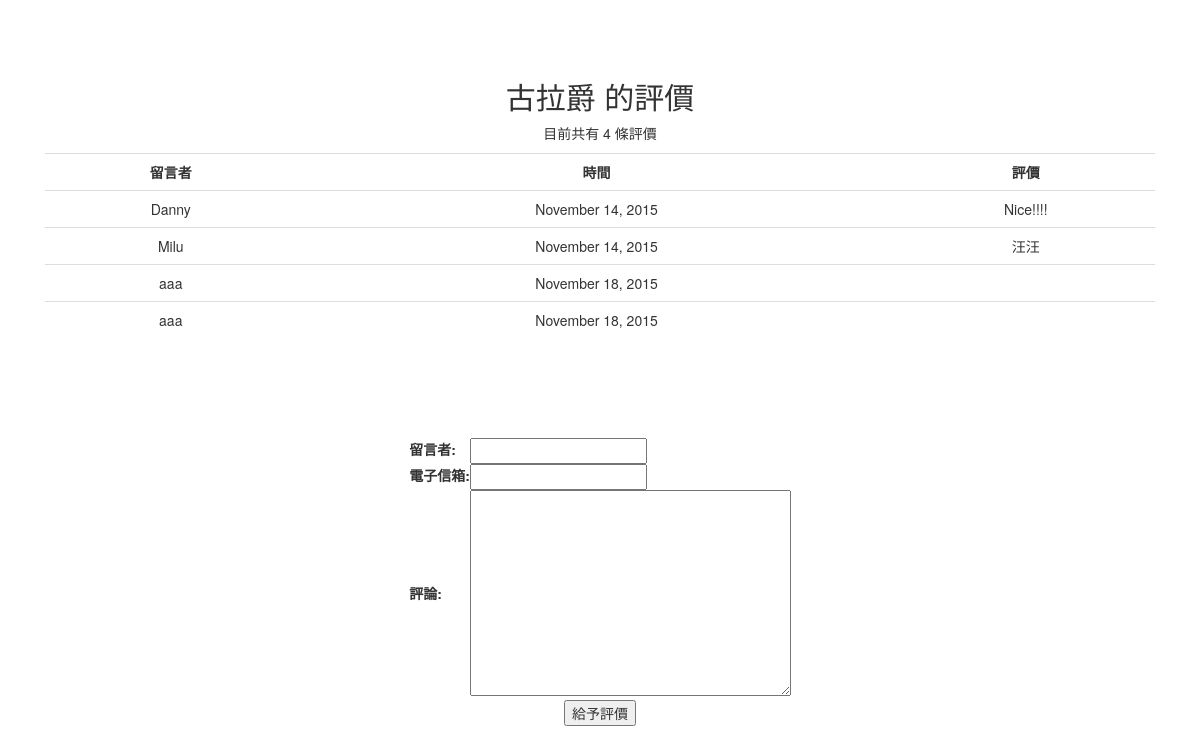
Page /comment/1/ on the earlier database version.
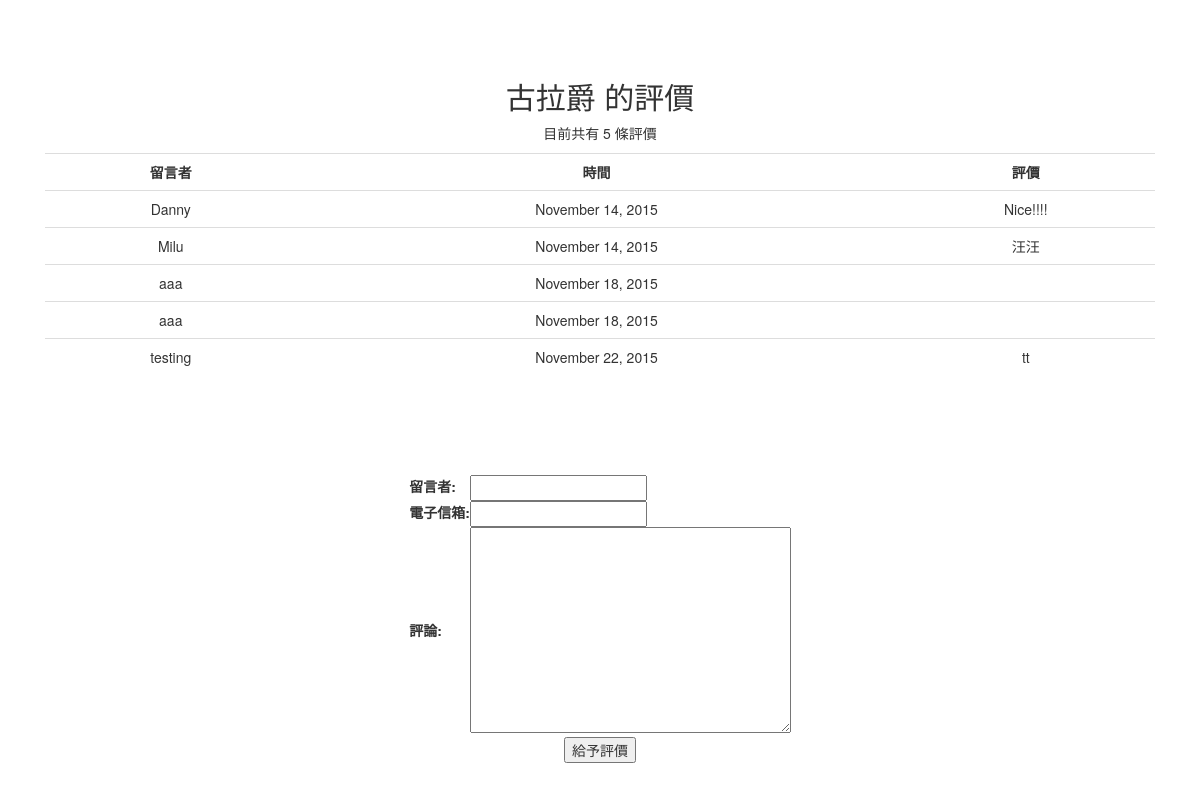
Same page on the later database version.
### restaurants/models.py (models this page shows, shortened)
class Restaurant(models.Model):
    name = models.CharField(max_length=20)
    phone_number = models.CharField(max_length=15)
    address = models.CharField(max_length=50, blank=True)

class Comment(models.Model):
    content = models.CharField(max_length=255)
    visitor = models.CharField(max_length=255)
    email = models.EmailField(max_length=255)
    date_time = models.DateTimeField()
    restaurant = models.ForeignKey(Restaurant)

### restaurants/views.py (the view)
# urls.py: url(r'^comment/(\d{1,5})/$', comment),
def comment(request, id):
    if id:
        r = Restaurant.objects.get(id=id)
    else:
        return HttpResponseRedirect("/restaurant_list/")
    errors = []
    if request.POST:
        f = CommentForm(request.POST)
        if f.is_valid():
            visitor = f.cleaned_data['visitor']
            content = f.cleaned_data['content']
            email = f.cleaned_data['email']
            date_time = datetime.datetime.now()
            Comment.objects.create(
                visitor=visitor,
                email=email,
                content=content,
                date_time=date_time,
                restaurant=r
            )
            f = CommentForm(initial={'content':'no comment'})
    else:
        f = CommentForm()
    return render_to_response('comments.html', RequestContext(request, locals()))

### restaurants/forms.py (shortened to what this page needs)
class CommentForm(forms.Form):
    visitor = forms.CharField(max_length=20, error_messages={'required': '請輸入大名'}, label='名字')
    email = forms.EmailField(max_length=20, required=False, label='E-mail')
    content = forms.CharField(max_length=200, widget=forms.Textarea())

### restaurants/templates/comments.html (shortened to what this page needs)
<!DOCTYPE html>
<div lang="en">
<head>
    <link rel="stylesheet"
          href="https://maxcdn.bootstrapcdn.com/bootstrap/3.3.1/css/bootstrap.min.css">
    <link rel="stylesheet"
          href="https://maxcdn.bootstrapcdn.com/bootstrap/3.3.1/css/bootstrap-theme.min.css">
</head>
<br>
<div class="container">
    <div class="menus">
    <p>
    <h2>{{ r.name }} 的評價 </h2>
    {% if r.comment_set.all %}
        <p>目前共有 {{ r.comment_set.all|length }} 條評價</p>
        <table class="table">
            <tr>
                <th>留言者</th>
                <th>時間</th>
                <th>評價</th>
            </tr>
        {% for c in r.comment_set.all %}
            <tr>
                <td> {{ c.visitor }} </td>
                <td> {{ c.date_time | date:"F j, Y" }} </td>
                <td> {{ c.content }} </td>
            </tr>
        {% endfor %}
        </table>
        </p>
    {% else %}
        <p> 無評價 </p>
    {% endif %}
    <br /><br />
    </div>
    <form action="" method="post"> {% csrf_token %}
        <table>
            <div class="comment_input">
            <tr>
                <th> <label for="id_visitor">留言者:</label></th>
                <td> {{ f.visitor }} </td>
            </tr>
            <tr>
                <th> <label for="id_email">電子信箱:</label></th>
                <td> {{ f.email }}</td>
            </tr>
            <tr>
                <th> <label for="id_content">評論:</label></th>
                <td> {{ f.content }}</td>
            </tr>
        </table>
        <div class="comment_input">
        <input type="submit" value="給予評價">
        </div>
    </form>
</div>
</body>
</html>

### restaurants/templates/comments.html (style rules this page uses)
.table th { text-align: center; }
table { margin-left:auto; margin-right:auto; }
.comment_input { text-align: center; }
div.menus { text-align: center; padding: 40px 15px; }

Differences in the rows shown:
computed for Restaurant "古拉爵": comment_set.all|length "4" → "5"
added Comment: visitor "testing", date_time "November 22, 2015", content "tt"
